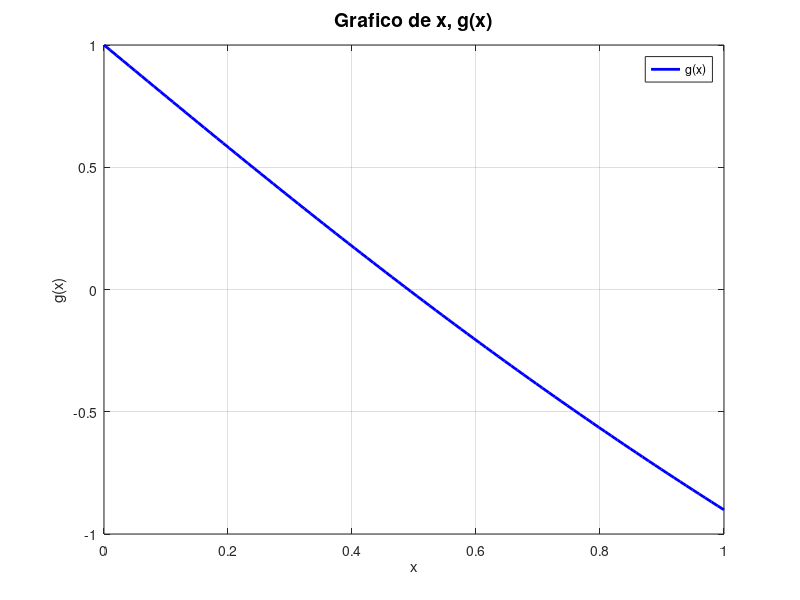
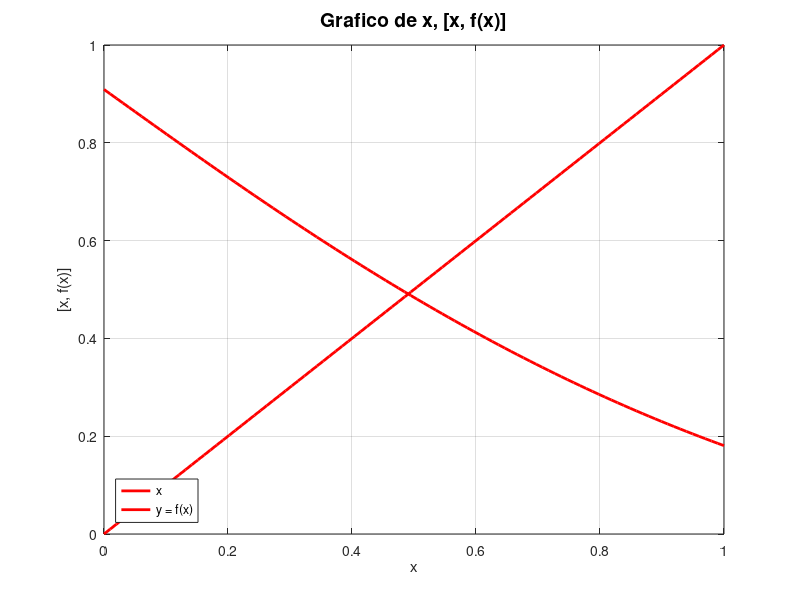
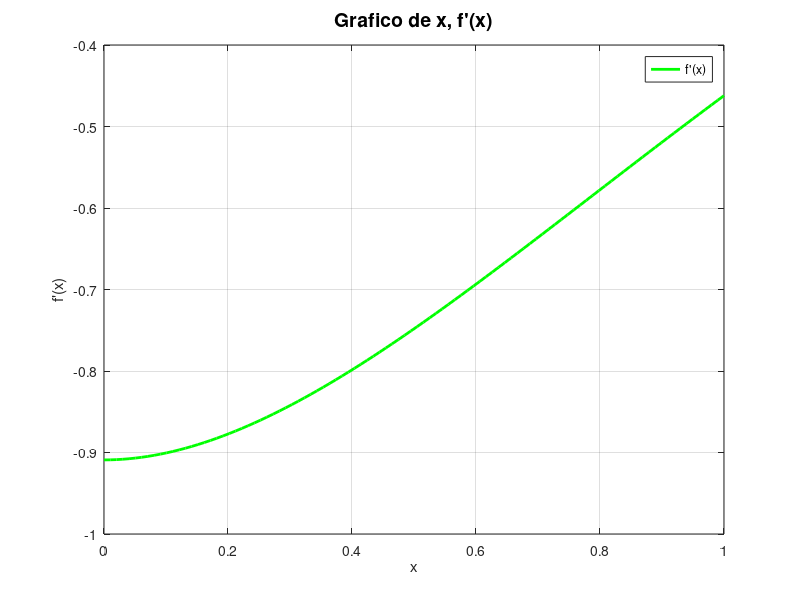

Write the MATLAB code that produced these figures, in order.
% UC: 21180 - Computação Numérica
% Ano 2023/24 - AF1- UAb
% Aluno: 2100927 - Ivo Baptista

clc         % Limpa a tela do terminal
close all   % Fecha os gráficos que estão abertos
clear all   % Limpa o valor das variáveis em memória

% Define a função g(x)
g = @(x) exp(-x) .* cos(x) - 1.1 * x;


% Define o intervalo [0, 1] com pelo menos 100 pontos
x = linspace(0, 1, 100);

% Avalia a função f(x) e a derivada f'(x) em todos os pontos de x
y = g(x);

f = exp(-x).*cos(x)./1.1;

dfx = exp(-x) .* (-cos(x) - sin(x))./1.1;

% Encontra o valor máximo de |f'(x)|
L = max(abs(dfx));

% Cria o primeiro gráfico {x, g(x)}
figure (1);
plot(x, y, 'b', 'LineWidth', 2);
title('Grafico de {x, g(x)}', 'FontSize', 14, 'FontWeight', 'bold');
xlabel('x');
ylabel('g(x)');
grid on;
legend('g(x)', 'Location', 'NorthEast');

% Cria o segundo gráfico {x, [x, f(x)]}
figure(2);
plot(x, [x; f], 'r', 'LineWidth', 2);
title('Grafico de {x, [x, f(x)]}', 'FontSize', 14, 'FontWeight', 'bold');
xlabel('x');
ylabel('[x, f(x)]');
grid on;
legend('x', 'y = f(x)', 'Location', 'SouthWest');

% Cria o terceiro gráfico {x, f'(x)}
figure(3);
plot(x, dfx, 'g', 'LineWidth', 2);
title('Grafico de {x, f''(x)}', 'FontSize', 14, 'FontWeight', 'bold');
xlabel('x');
ylabel('f''(x)');
grid on;
legend('f''(x)', 'Location', 'NorthEast');

% Imprime o valor de L
disp(['O valor maximo de |f''(x)| é L = ' num2str(L)]);
fprintf('O valor de L = %.8f\n', L);
%EOF